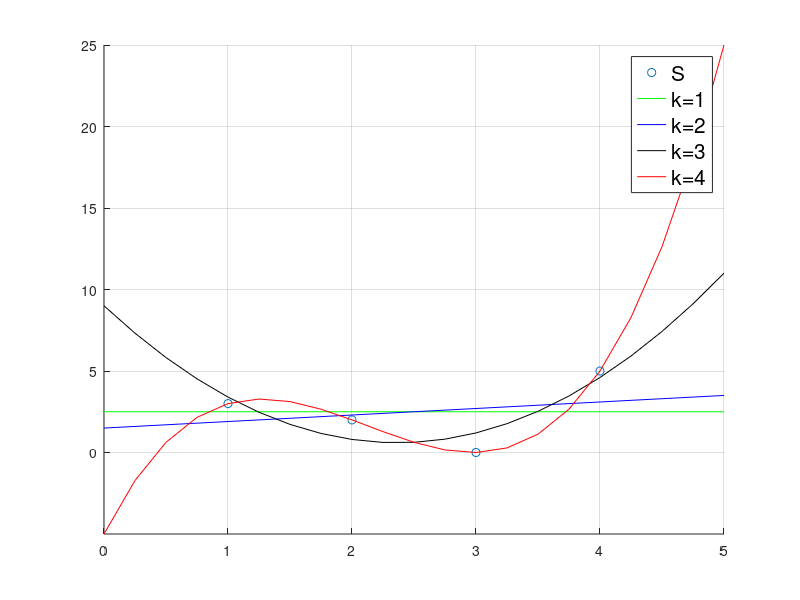

Write MATLAB code to recreate this figure. (Note: this script raises an error after producing the figure.)
%-------------------------------------------------------------------%
% Module: GI07 - Mathematical Programming & Research Methods
% Assignment : Homework 1
% Author : Russel Stuart Daries
% Student ID: 16079408
% Question: 1
% Section: Linear Regression
% Description: Linear Regression implementation
% ------------------------------------------------------------------%

close all
clear all
clc

%% 1.a

X = [1;2;3;4];
x_vector = 0:0.25:5;
y = [3;2;0;5];

%k=1
PHI_1 = [1;1;1;1];
w_iter_1 = inv(PHI_1'*PHI_1)*PHI_1'*y % Coefficients for eq 3.1b
y_1 = w_iter_1*ones(length(x_vector),1);

%k=2

PHI_2 = [ones(length(X),1) X];
w_iter_2 = inv(PHI_2'*PHI_2)*PHI_2'*y % Coefficients for eq 3.1b
y_2 = w_iter_2(1)+(w_iter_2(2)*x_vector); 

%k=3
PHI_3 = [ones(length(X),1) X X.^2];
w_iter_3 = inv(PHI_3'*PHI_3)*PHI_3'*y % Coefficients for eq 3.1b
y_3 = w_iter_3(1)+(w_iter_3(2)*x_vector)+(w_iter_3(3)*x_vector.^2); 

%k=4
PHI_4 = [ones(length(X),1) X X.^2 X.^3];
w_iter_4 = inv(PHI_4'*PHI_4)*PHI_4'*y
y_4 = w_iter_4(1)+(w_iter_4(2)*x_vector)+(w_iter_4(3)*x_vector.^2)+(w_iter_4(4)*x_vector.^3); 

%1a.
figure;
scatter(X,y)
hold on
plot(x_vector,y_1,'g')
hold on
plot(x_vector,y_2,'b')
hold on
plot(x_vector,y_3,'k')
hold on
plot(x_vector,y_4,'r')
grid on;
axis tight;
set(gcf, 'Color', 'w');
leg=legend('S','k=1','k=2','k=3','k=4','Location','Best')
set(leg,'FontSize',15)
export_fig('/Users/russeldaries/Documents/University College London/Computer Science/Courses/Mathematical Methods for Machine Learning/Assignments/Assignment 1/Report/LaTeX/report/Figures/simple_basis_4', '-eps')
close

%1b.
% Coefficients calculated in lines above when w_iter calculated

% 1c.

SSE_k1 = sum((y-(PHI_1*w_iter_1)).^2);
MSE_k1 = SSE_k1/length(y) % MSE for k=1

SSE_k2 = sum((y-(PHI_2*w_iter_2)).^2);
MSE_k2 = SSE_k2/length(y) % MSE for k=2

SSE_k3 = sum((y-(PHI_3*w_iter_3)).^2);
MSE_k3 = SSE_k3/length(y) % MSE for k=3

SSE_k4 = sum((y-(PHI_4*w_iter_4)).^2);
MSE_k4 = SSE_k4/length(y) % MSE for k=4
